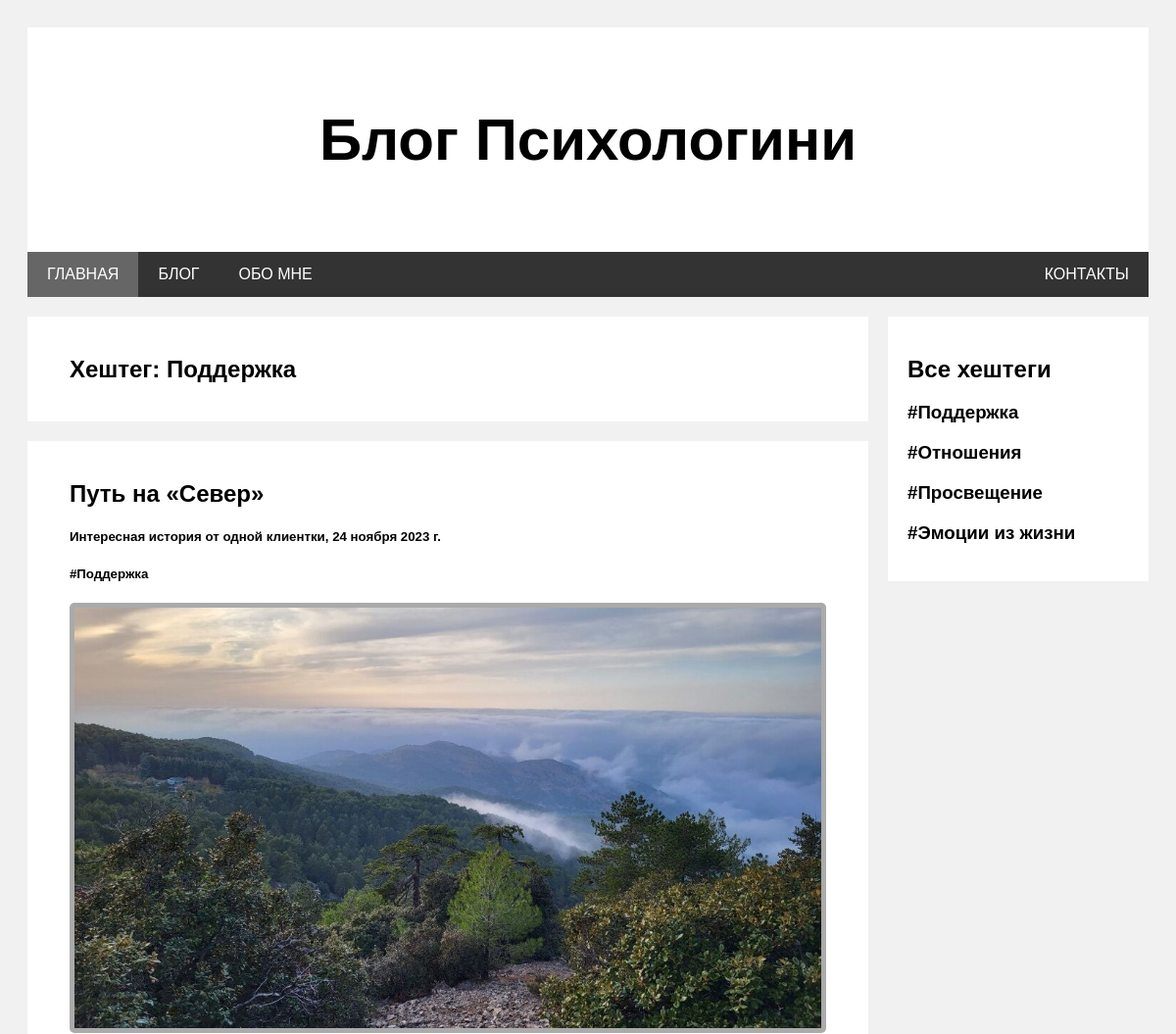
Before: /hashtags/puteshestviya (upper part) with the older database file.
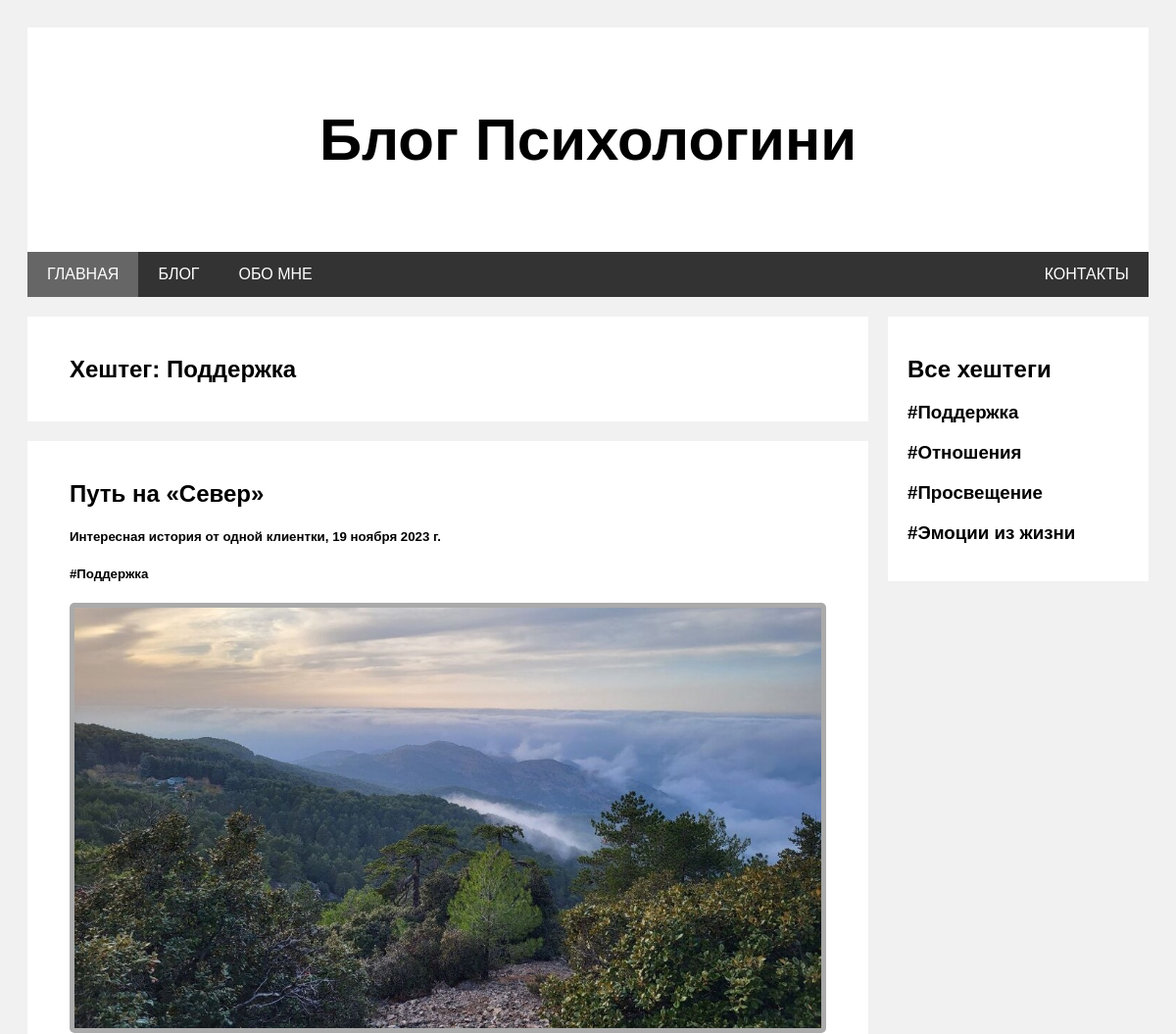
After: the same page with the newer database file.
### blog/models.py (models this page shows, shortened)
class Post(models.Model):
    title = models.CharField(max_length=30, verbose_name="Название")
    description = models.CharField(max_length=50, verbose_name="Описание")
    date = models.DateField(verbose_name="Дата")
    content = models.TextField(verbose_name="Контент")
    hashtag = models.ManyToManyField(Hashtag, verbose_name="Хештег", blank=True)
    image = models.FileField(
        upload_to="jpeg", verbose_name="Изображение", blank=True, null=True
    )
    slug = models.SlugField(null=False, db_index=True)
    def get_url(self):
        return reverse("post_details", args=[self.slug])

### blog/views.py (the view)
class DetailHashtagView(DetailView):
    template_name = "blog/one_hashtag.html"
    model = Hashtag

### blog/models.py (called while the page is built)
    def get_url(self):
        return reverse("hashtag_details", args=[self.slug])

### context_processors/get_hashtags.py (called while the page is built)
def get_hashtags(request):
    return {"hashtags": Hashtag.objects.all()}

### blog/templates/blog/one_hashtag.html (shortened to what this page needs)
{% extends 'base.html' %}
{% block content %}
    <div class="leftcolumn">
        <div class="card">
            <h2>Хештег: {{ hashtag.title }}</h2>
        </div>
        {% for sign_post in hashtag.post_set.all %}
            <div class="card">
                <a href="{{ sign_post.get_url }}"><h2>{{ sign_post.title }}</h2></a>
                <h5>{{ sign_post.description }}, {{ sign_post.date }}</h5>
                <h5>
                    {% for hashtag in sign_post.hashtag.all %}
                        <a href="{{ hashtag.get_url }}">#{{ hashtag.title }}</a>
                    {% endfor %}
                </h5>
                <img class="image" src="{{ sign_post.image.url }}" alt="Изображение не прикреплено">
            </div>
        {% endfor %}
    </div>
{% endblock %}

Changed rows visible on the page:
changed Post "Путь на «Север»": date "24 ноября 2023 г." → "19 ноября 2023 г."
